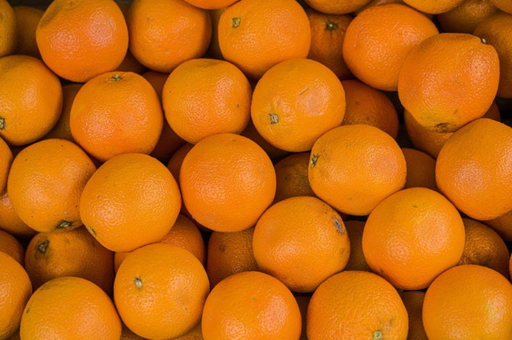
#> input picture images/default_image2.png, 512 x 340 px, given in place of default_image4.png, which was not available
$ python OtsuImage1.py
#> lines starting #> are read from the running program, lines starting #| are printed output that depends on the picture; after the words box and inside, x2 and y2 are one past the last pixel; in counts of white or black regions, pixels touching at a corner belong together; pictures that were not available may be replaced by others from this repository, and a replacement may not be noted
import cv2
from path_names import PathNamesSegmentation as pns
import numpy as np
from scipy import ndimage as ndi
from skimage import morphology
import matplotlib.pyplot as plt

OUTPUT_FOLDER_MASK = pns.SEGMENTED + "otsu\\mask\\image1"
OUTPUT_FOLDER_SEGMENTED = pns.SEGMENTED + "otsu\\segmented\\image1"


def do_Otsu(file_path, output_path):
#> called with output_path = '\\default_image1.png'
    image = cv2.imread(file_path, 0)
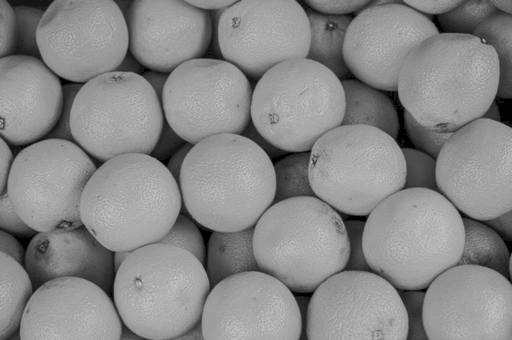
#> image: shape (340, 512); min 0, max 197, mean 135.7
    ret1, thresh = cv2.threshold(image, 0, 255, cv2.THRESH_BINARY + cv2.THRESH_OTSU)
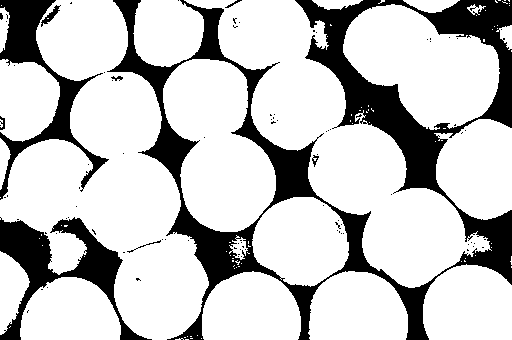
#> thresh: shape (340, 512); 77.2% white; 90 black regions (81 under 20 px), largest, box (x1, y1, x2, y2) and area: (107, 0, 512, 340) 28951, (0, 217, 152, 340) 5468, (0, 0, 109, 200) 4686
#> ret1 = 111

    thresh = ndi.binary_fill_holes(thresh, np.ones((3,3)))
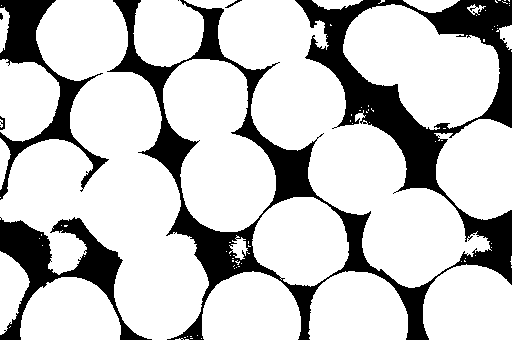
#> thresh: shape (340, 512) bool; 77.5% white; 8 black regions (3 under 20 px), largest, box (x1, y1, x2, y2) and area: (107, 0, 512, 340) 28951, (0, 217, 152, 340) 5468, (0, 0, 109, 200) 4686, (0, 116, 5, 130) 42, (225, 0, 242, 8) 35
    thresh = morphology.remove_small_objects(thresh, 3)
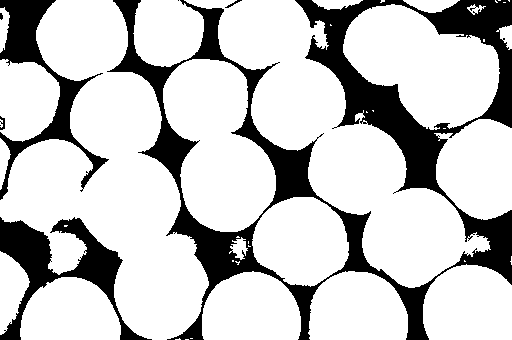
#> thresh: shape (340, 512) bool; 77.4% white; 8 black regions (3 under 20 px), largest, box (x1, y1, x2, y2) and area: (107, 0, 512, 340) 29033, (0, 217, 152, 340) 5480, (0, 0, 109, 200) 4688, (0, 116, 5, 130) 42, (225, 0, 242, 8) 35
    thresh = thresh.astype(np.uint8)

    mask = np.zeros((image.shape[0], image.shape[1], 3), dtype=np.uint8)
    mask[thresh == 0] = [255, 255, 255]
    mask = cv2.bitwise_not(mask)
    mask = cv2.morphologyEx(mask, cv2.MORPH_ERODE, np.ones((2, 2)))
#> (the run stopped early here; a loop or call above may not have finished)

$ run again, on images/default_image3.png
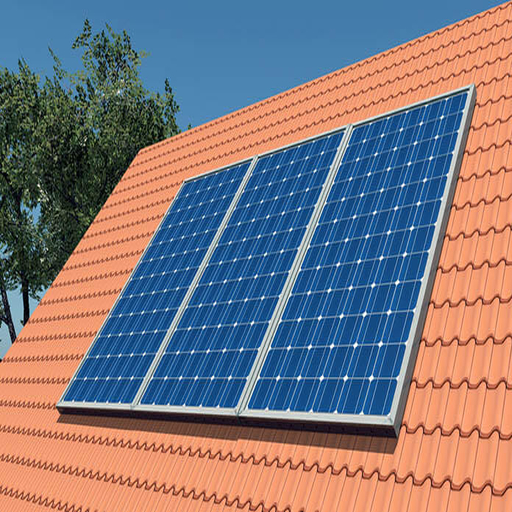
#> input picture images/default_image3.png, 512 x 512 px, given in place of default_image4.png, which was not available
#> in do_Otsu, `ret1, thresh = cv2.threshold(image, 0, 255, cv2.THRESH_BINARY + cv2.TH..`:
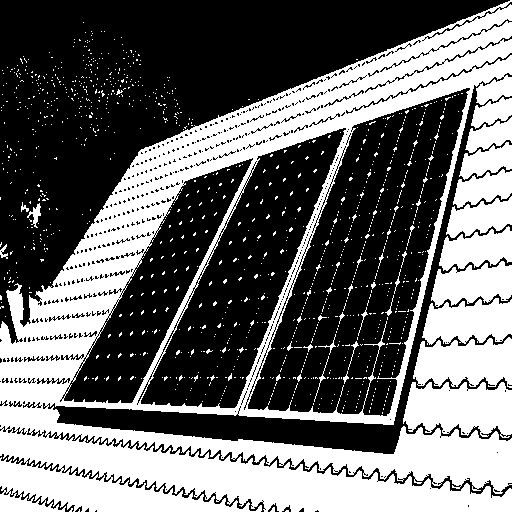
#> thresh: shape (512, 512); 41% white; 1167 white regions (1134 under 20 px), largest, box (x1, y1, x2, y2) and area: (0, 0, 512, 512) 81263, (403, 382, 512, 438) 4616, (413, 337, 512, 388) 3785
#> ret1 = 135
#> in do_Otsu, `thresh = morphology.remove_small_objects(thresh, 3)`:
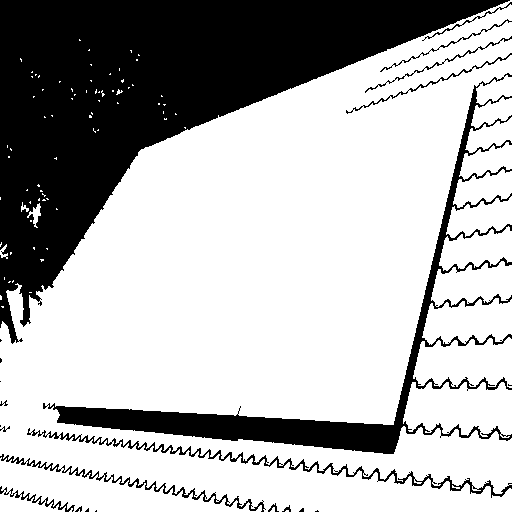
#> thresh: shape (512, 512) bool; 69.6% white; 23 black regions (9 under 20 px), largest, box (x1, y1, x2, y2) and area: (0, 0, 510, 344) 62202, (43, 73, 512, 454) 13080, (27, 428, 512, 498) 1989

$ run again, on images/default_image4.png
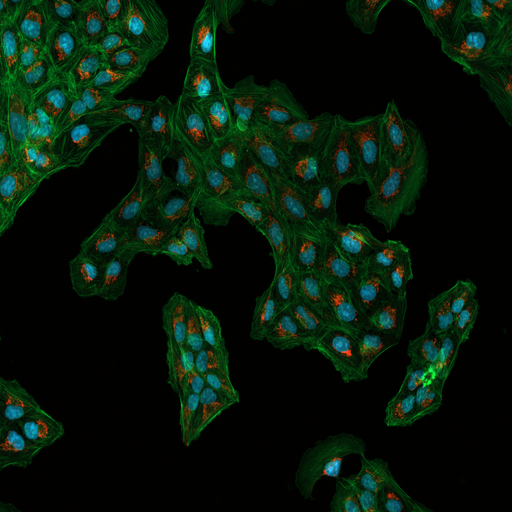
#> input picture images/default_image4.png, 512 x 512 px, found by its file name
#> in do_Otsu, `ret1, thresh = cv2.threshold(image, 0, 255, cv2.THRESH_BINARY + cv2.TH..`:
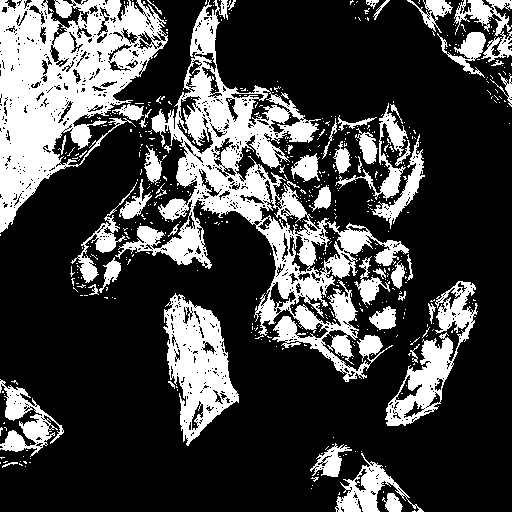
#> thresh: shape (512, 512); 26.5% white; 556 white regions (504 under 20 px), largest, box (x1, y1, x2, y2) and area: (115, 0, 409, 382) 23238, (0, 0, 168, 233) 19030, (163, 293, 239, 446) 5871
#> ret1 = 28
#> in do_Otsu, `thresh = morphology.remove_small_objects(thresh, 3)`:
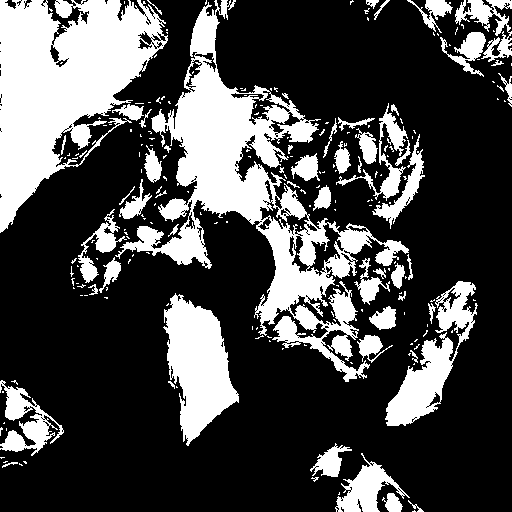
#> thresh: shape (512, 512) bool; 28.6% white; 212 white regions (158 under 20 px), largest, box (x1, y1, x2, y2) and area: (115, 0, 409, 382) 25501, (0, 0, 168, 233) 21010, (163, 293, 239, 446) 6573
